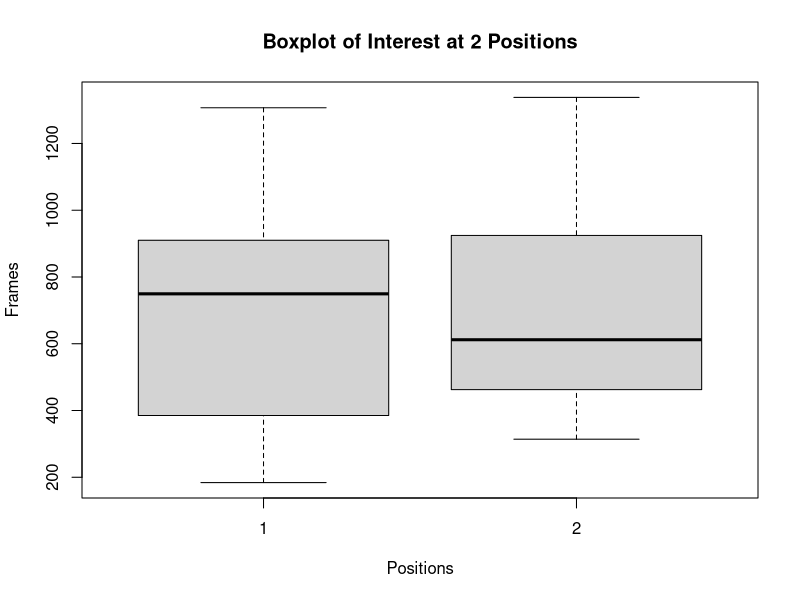

Write R code to recreate this figure.
library(tidyverse)
PositionBias <- read_csv("Bonsai-IsaRow - Object-Interest.csv")
PositionBias <- PositionBias %>%
  select(19:20)
boxplot(Frames ~ FrameNumber, data = PositionBias, main = "Boxplot of Interest at 2 Positions", xlab = "Positions")
t.test(Frames ~ FrameNumber, data = PositionBias)
#p value is 0.93, which means that there doesn't seem to be a position bias among the four adult rats.


